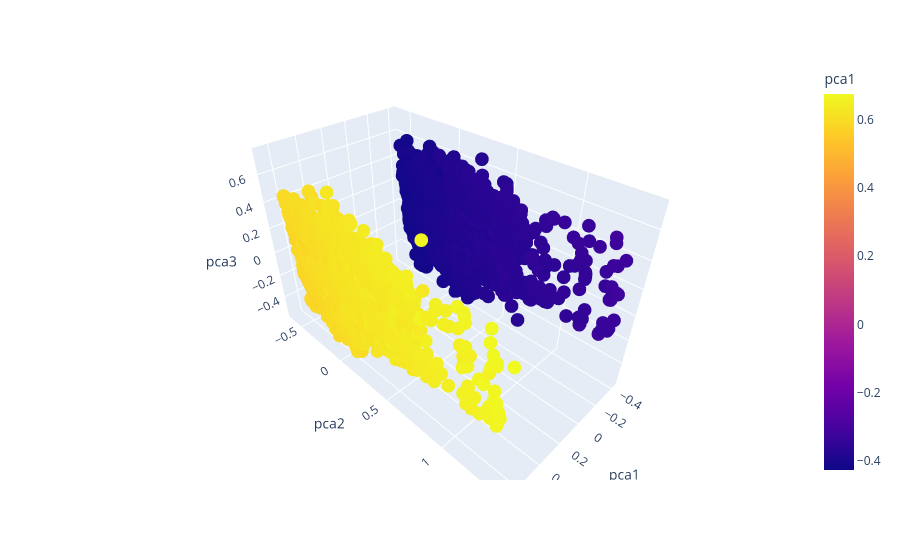

The notebook cell this image was saved under:
### Code cell
px.scatter_3d(features,x='pca1',y='pca2',z='pca3',color='pca1')

### Figure 1 — Plotly figure (JSON) as saved in the notebook; plotly's stock layout.template omitted (floating-point values rounded to 4 significant figures; data arrays with more than 128 entries replaced by an {"elided": "..."} marker saying what was removed)
{"data": [{"hovertemplate": "pca1=%{marker.color}<br>pca2=%{y}<br>pca3=%{z}<extra></extra>", "legendgroup": "", "marker": {"color": {"elided": "30000 float values"}, "coloraxis": "coloraxis", "symbol": "circle"}, "mode": "markers", "name": "", "scene": "scene", "showlegend": false, "type": "scatter3d", "x": {"elided": "30000 float values"}, "y": {"elided": "30000 float values"}, "z": {"elided": "30000 float values"}}], "layout": {"coloraxis": {"colorbar": {"title": {"text": "pca1"}}, "colorscale": [[0, "#0d0887"], [0.1111, "#46039f"], [0.2222, "#7201a8"], [0.3333, "#9c179e"], [0.4444, "#bd3786"], [0.5556, "#d8576b"], [0.6667, "#ed7953"], [0.7778, "#fb9f3a"], [0.8889, "#fdca26"], [1, "#f0f921"]]}, "legend": {"tracegroupgap": 0}, "margin": {"t": 60}, "scene": {"domain": {"x": [0, 1], "y": [0, 1]}, "xaxis": {"title": {"text": "pca1"}}, "yaxis": {"title": {"text": "pca2"}}, "zaxis": {"title": {"text": "pca3"}}}}}
